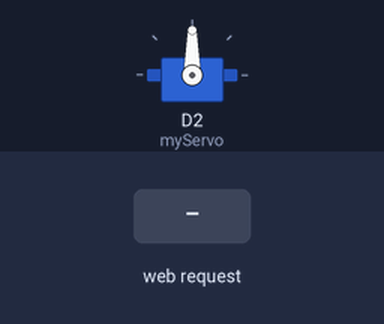
Simulated run of this sketch. Board: ESP8266 (NodeMCU). Shown: servo. The test bench sets the inputs (shaded band). WiFi joins after 1.5 s; servers stay silent unless stated; what the sketch prints to the serial monitor is not drawn.

Above: at 2.8 s.
2.9 s: HTTP request GET /servo?pos=1 received
At 3.5 s:
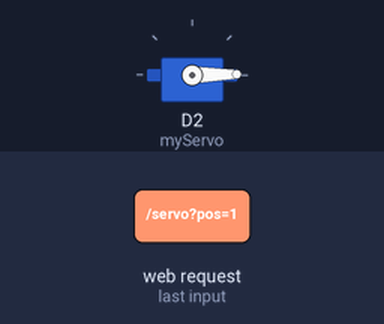
4.4 s: HTTP request GET /servo?pos=120 received
At 5.6 s:
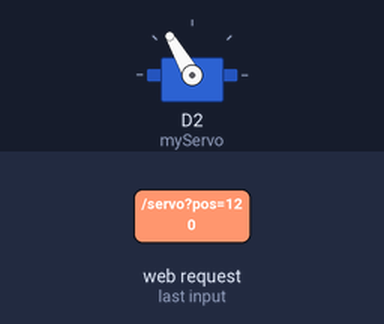
5.9 s: HTTP request GET /center received
At 7.0 s:
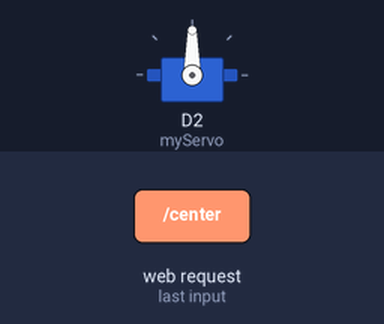
Timing chart, 0 to 8.9 s (numbered marks = the images above; inputs shaded):
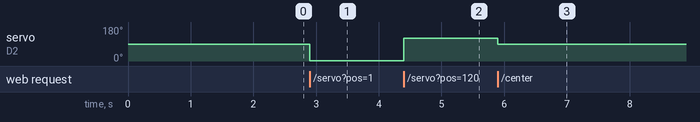

The sketch:

kendali_servo_web.ino
```cpp
#include <ESP8266WiFi.h>
#include <ESP8266WebServer.h>
#include <Servo.h>

// const char* ssid     = "TP-LINK_POCKET_3020_E353A8";      // <-- ganti
const char* ssid     = "Lobby";      // <-- ganti
// const char* password = "84173164";  // <-- ganti
const char* password = "UTDI-jogja";  // <-- ganti

ESP8266WebServer server(80);
Servo myServo;

void sendCORS(int code, const String& type, const String& body){
  server.sendHeader("Access-Control-Allow-Origin", "*");
  server.sendHeader("Access-Control-Allow-Methods", "GET, OPTIONS");
  server.sendHeader("Access-Control-Allow-Headers", "Content-Type");
  server.send(code, type, body);
}

void setup() {
  Serial.begin(115200);

  myServo.attach(D2, 600, 2500); // servo di D2, hasil kalibrasi Anda

  WiFi.mode(WIFI_STA);
  WiFi.begin(ssid, password);
  Serial.print("Menghubungkan WiFi");
  while (WiFi.status() != WL_CONNECTED) { delay(400); Serial.print("."); }
  Serial.printf("\nTersambung! IP: %s\n", WiFi.localIP().toString().c_str());

  // Endpoint utama
  server.on("/", HTTP_GET, [](){
    sendCORS(200, "application/json",
             "{\"endpoints\":[\"/servo?pos=<0-180>\",\"/center\"]}");
  });

  // Endpoint atur posisi servo
  server.on("/servo", HTTP_GET, [](){
    if (server.hasArg("pos")) {
      int pos = server.arg("pos").toInt();
      pos = constrain(pos, 0, 180);
      myServo.write(pos);
      sendCORS(200, "application/json",
               String("{\"ok\":true,\"pos\":") + pos + "}");
    } else {
      sendCORS(400, "application/json", "{\"error\":\"parameter pos wajib\"}");
    }
  });

  // Endpoint cepat ke tengah (90 derajat)
  server.on("/center", HTTP_GET, [](){
    myServo.write(90);
    sendCORS(200, "application/json", "{\"ok\":true,\"pos\":90}");
  });

  // CORS handling
  server.onNotFound([](){
    if (server.method()==HTTP_OPTIONS) return sendCORS(204, "text/plain", "");
    sendCORS(404, "application/json", "{\"error\":\"not found\"}");
  });

  server.begin();
  Serial.println("HTTP API siap (port 80)");
}

void loop() {
  server.handleClient();
}
```

Measured:
- after the input at 2.9 s, servo on D2 (myServo): 90° → 1° at once
- after the input at 4.4 s, servo on D2 (myServo): 1° → 120° at once
- after the input at 5.9 s, servo on D2 (myServo): 120° → 90° at once
